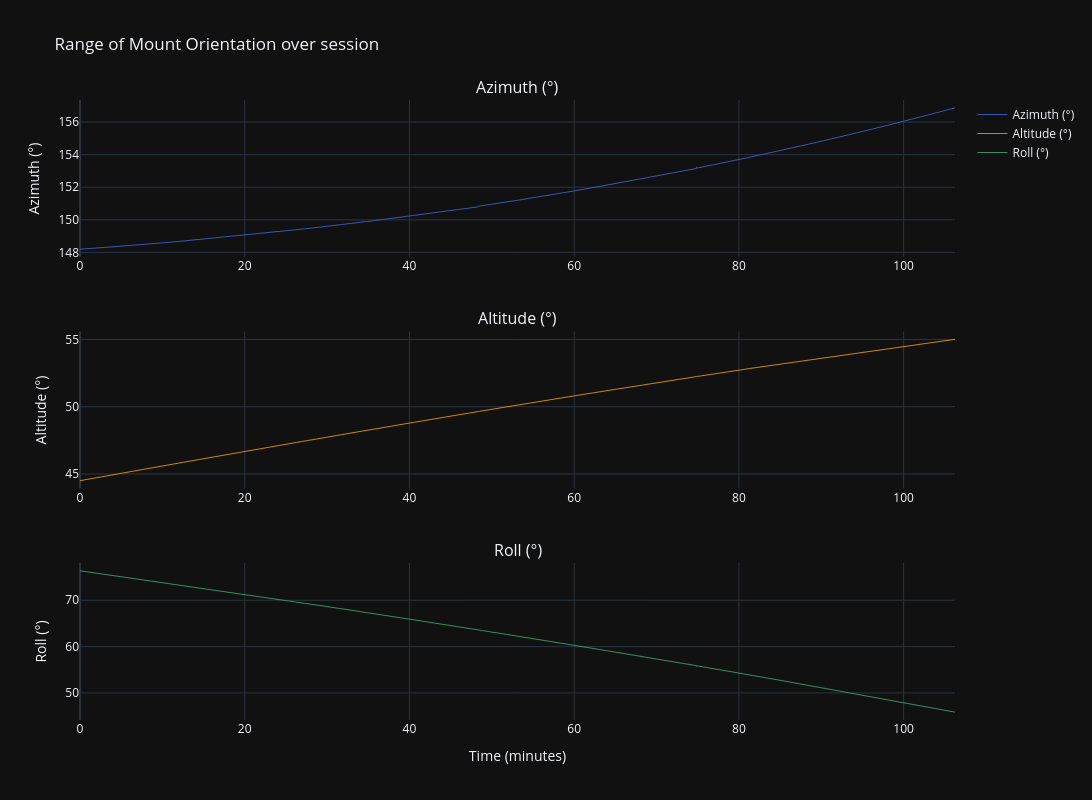

Notebook code for this chart:
### Markdown cell above
# Mount Orientation (Az, Alt, Roll) vs Time

### Code cell
xdata = df['t_sec'] / 60
ydata = [
    #row, dataset,            name,                color
    (1,   df['az'],    'Azimuth (°)',  'royalblue'),
    (2,   df['alt'],   'Altitude (°)', 'orange'),
    (3,   df['roll'],  'Roll (°)',     'mediumseagreen'),
]
rows = len(set([row for row, y,name,color in ydata]))
fig = make_subplots(rows=rows, cols=1,
    subplot_titles=[name for row, y,name,color in ydata],
    vertical_spacing=0.12)

for (row, y, name, color) in ydata:
    fig.add_trace(go.Scatter(x=xdata, y=y,
        mode='lines', line=dict(color=color, width=0.8),
        name=name), row=row, col=1)
    fig.update_yaxes(title_text=name, row=row, col=1)

fig.update_xaxes(title_text='Time (minutes)', row=3, col=1)
fig.update_layout(height=800, width=1200, template="plotly_dark",
        title='Range of Mount Orientation over session')
fig.show()

### Figure 1 — Plotly figure (JSON) as saved in the notebook; plotly's stock layout.template omitted (floating-point values rounded to 4 significant figures; data arrays with more than 128 entries replaced by an {"elided": "..."} marker saying what was removed)
{"data": [{"line": {"color": "royalblue", "width": 0.8}, "mode": "lines", "name": "Azimuth (°)", "type": "scatter", "x": {"elided": "12389 float values"}, "xaxis": "x", "y": {"elided": "12389 float values"}, "yaxis": "y"}, {"line": {"color": "orange", "width": 0.8}, "mode": "lines", "name": "Altitude (°)", "type": "scatter", "x": {"elided": "12389 float values"}, "xaxis": "x2", "y": {"elided": "12389 float values"}, "yaxis": "y2"}, {"line": {"color": "mediumseagreen", "width": 0.8}, "mode": "lines", "name": "Roll (°)", "type": "scatter", "x": {"elided": "12389 float values"}, "xaxis": "x3", "y": {"elided": "12389 float values"}, "yaxis": "y3"}], "layout": {"annotations": [{"font": {"size": 16}, "showarrow": false, "text": "Azimuth (°)", "x": 0.5, "xanchor": "center", "xref": "paper", "y": 1, "yanchor": "bottom", "yref": "paper"}, {"font": {"size": 16}, "showarrow": false, "text": "Altitude (°)", "x": 0.5, "xanchor": "center", "xref": "paper", "y": 0.6267, "yanchor": "bottom", "yref": "paper"}, {"font": {"size": 16}, "showarrow": false, "text": "Roll (°)", "x": 0.5, "xanchor": "center", "xref": "paper", "y": 0.2533, "yanchor": "bottom", "yref": "paper"}], "height": 800, "title": {"text": "Range of Mount Orientation over session"}, "width": 1200, "xaxis": {"anchor": "y", "domain": [0, 1]}, "xaxis2": {"anchor": "y2", "domain": [0, 1]}, "xaxis3": {"anchor": "y3", "domain": [0, 1], "title": {"text": "Time (minutes)"}}, "yaxis": {"anchor": "x", "domain": [0.7467, 1], "title": {"text": "Azimuth (°)"}}, "yaxis2": {"anchor": "x2", "domain": [0.3733, 0.6267], "title": {"text": "Altitude (°)"}}, "yaxis3": {"anchor": "x3", "domain": [0, 0.2533], "title": {"text": "Roll (°)"}}}}
